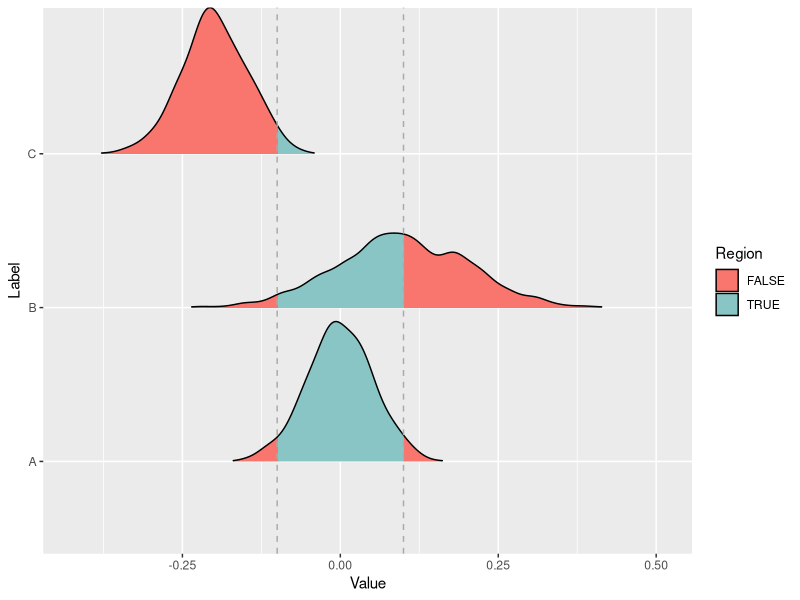

This figure's R source:
library(ggplot2)
library(ggridges)

set.seed(1)
plot_data <- data.frame(
  Label = rep(c("A", "B", "C"), each = 1000),
  Value = c(rnorm(1000, 0, 0.05), rnorm(1000, 0.1, 0.1), rnorm(1000, -0.2, 0.05))
)

rope <- c(-0.1, 0.1)

p <- ggplot(plot_data, aes(x = Value, y = Label)) +
  stat_density_ridges(
    geom = "density_ridges_gradient",
    aes(fill = after_stat(x >= rope[1] & x <= rope[2])),
    color = "black",
    scale = 0.95,
    rel_min_height = 0.005
  ) +
  scale_fill_manual(
    name = "Region",
    values = c("TRUE" = "#89C5C5", "FALSE" = "#F8766D")
  ) +
  geom_vline(xintercept = rope, linetype = "dashed", color = "darkgray")

ggsave("test.png", p, width=6, height=4)
